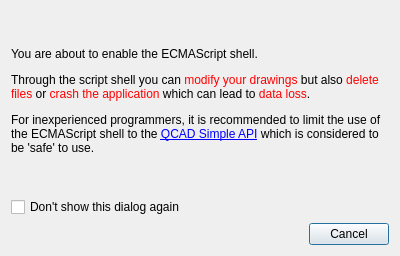
<?xml version="1.0" encoding="UTF-8"?>
<ui version="4.0">
 <class>EcmaScriptShell</class>
 <widget class="QDialog" name="EcmaScriptShell">
  <property name="geometry">
   <rect>
    <x>0</x>
    <y>0</y>
    <width>400</width>
    <height>256</height>
   </rect>
  </property>
  <property name="minimumSize">
   <size>
    <width>400</width>
    <height>256</height>
   </size>
  </property>
  <property name="windowTitle">
   <string>ECMAScript Shell</string>
  </property>
  <property name="modal">
   <bool>true</bool>
  </property>
  <layout class="QVBoxLayout">
   <item>
    <widget class="QLabel" name="Message">
     <property name="sizePolicy">
      <sizepolicy hsizetype="Preferred" vsizetype="MinimumExpanding">
       <horstretch>0</horstretch>
       <verstretch>0</verstretch>
      </sizepolicy>
     </property>
     <property name="text">
      <string>&lt;html&gt;&lt;head/&gt;&lt;body&gt;&lt;p&gt;You are about to enable the ECMAScript shell.&lt;/p&gt;&lt;p&gt;Through the script shell you can &lt;span style=&quot; color:#ff0000;&quot;&gt;modify your drawings&lt;/span&gt; but also &lt;span style=&quot; color:#ff0000;&quot;&gt;delete files&lt;/span&gt; or &lt;span style=&quot; color:#ff0000;&quot;&gt;crash the application&lt;/span&gt; which can lead to &lt;span style=&quot; color:#ff0000;&quot;&gt;data loss&lt;/span&gt;.&lt;/p&gt;&lt;p&gt;For inexperienced programmers, it is recommended to limit the use of the ECMAScript shell to the &lt;a href=&quot;http://www.qcad.org/doc/qcad/latest/developer/group__ecma__simple.html&quot;&gt;&lt;span style=&quot; text-decoration: underline; color:#0000ff;&quot;&gt;QCAD Simple API&lt;/span&gt;&lt;/a&gt; which is considered to be 'safe' to use.&lt;/p&gt;&lt;/body&gt;&lt;/html&gt;</string>
     </property>
     <property name="wordWrap">
      <bool>true</bool>
     </property>
    </widget>
   </item>
   <item>
    <widget class="QCheckBox" name="DontShowDialog">
     <property name="text">
      <string>Don't show this dialog again</string>
     </property>
    </widget>
   </item>
   <item>
    <widget class="QDialogButtonBox" name="ButtonBox">
     <property name="standardButtons">
      <set>QDialogButtonBox::Cancel</set>
     </property>
    </widget>
   </item>
  </layout>
 </widget>
 <tabstops>
  <tabstop>ButtonBox</tabstop>
 </tabstops>
 <resources/>
 <connections>
  <connection>
   <sender>ButtonBox</sender>
   <signal>accepted()</signal>
   <receiver>EcmaScriptShell</receiver>
   <slot>accept()</slot>
   <hints>
    <hint type="sourcelabel">
     <x>250</x>
     <y>235</y>
    </hint>
    <hint type="destinationlabel">
     <x>399</x>
     <y>196</y>
    </hint>
   </hints>
  </connection>
  <connection>
   <sender>ButtonBox</sender>
   <signal>rejected()</signal>
   <receiver>EcmaScriptShell</receiver>
   <slot>reject()</slot>
   <hints>
    <hint type="sourcelabel">
     <x>275</x>
     <y>232</y>
    </hint>
    <hint type="destinationlabel">
     <x>398</x>
     <y>165</y>
    </hint>
   </hints>
  </connection>
 </connections>
</ui>
